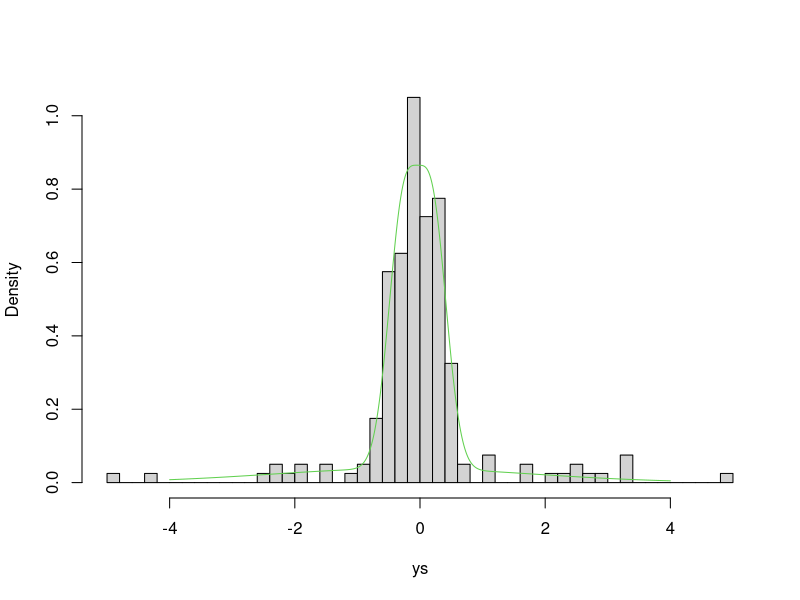

Generate this figure with R: (Note: this script raises an error after producing the figure.)

n=200
nloop=100
pv=1:nloop
d=2
xp=-400:400/100
lamch=1:nloop
for(iloop in 1:nloop){
#	y=rnorm(n)
#	u=runif(n)
#	y[u<.4]=y[u<.4]+d
	y1=rnorm(n,d,1)
	y2=rnorm(n,0,9)
	y=rnorm(n)
	u=runif(n)
	y[u>.4]=y1[u>.4]
	y[u>.8]=y2[u>.8]
	my=mean(y);sy=sd(y)
	ys=(y-mean(y))/sd(y)
	hist(ys,freq=F,br=40,main='')
	lines(xp,.4*dnorm(xp*sy+my)*sy+.4*dnorm(xp*sy+my,d,1)*sy+.2*dnorm(xp*sy+my,0,9)*sy,col=3)
	atest=testunim(y,200,.16)
	pv[iloop]=atest$pval
	lines(atest$xp,atest$fhat1,lwd=2)
	lines(atest$xp,atest$fhat2,col=2,lwd=2)
	rug(atest$kn)
	print(iloop+sum(pv[1:iloop]<.05)/iloop)
	if(pv[iloop]>.05){ysave=y}
	lamch[iloop]=atest$lam
}
sum(pv<.05)/nloop




n=200
nloop=100
pv=1:nloop
d=2
xp=-400:400/100
lamch=1:nloop
for(iloop in 1:nloop){
  #	y=rnorm(n)
  #	u=runif(n)
  #	y[u<.4]=y[u<.4]+d
  y1=rnorm(n,d,1)
  y2=rnorm(n,0,9)
  y=rnorm(n)
  u=runif(n)
  y[u>.4]=y1[u>.4]
  y[u>.8]=y2[u>.8]
  my=mean(y);sy=sd(y)
  ys=(y-mean(y))/sd(y)
  hist(ys,freq=F,br=40,main='')
  lines(xp,.4*dnorm(xp*sy+my)*sy+.4*dnorm(xp*sy+my,d,1)*sy+.2*dnorm(xp*sy+my,0,9)*sy,col=3)
  atest=testunim(y,200,.16)
  pv[iloop]=atest$pval
  lines(atest$xp,atest$fhat1,lwd=2)
  lines(atest$xp,atest$fhat2,col=2,lwd=2)
  rug(atest$kn)
  print(iloop+sum(pv[1:iloop]<.05)/iloop)
  if(pv[iloop]>.05){ysave=y}
  lamch[iloop]=atest$lam
}
sum(pv<.05)/nloop


nsim=200
n=200
ncores <- max(1, parallel::detectCores() - 1)
cl <- parallel::makeCluster(ncores)
doParallel::registerDoParallel(cl)
t1 <- Sys.time()
sim_result <- foreach(
  r = seq_len(nsim),
  .combine = "rbind",
  .packages = c(
    "coneproj", "quadprog","splines2")
  # ),
  # .options.RNG = 1234 + i_n
) %dorng% {
  # Generate x once for this replicate
  y1=rnorm(n,d,1)
  y2=rnorm(n,0,9)
  y=rnorm(n)
  u=runif(n)
  y[u>.4]=y1[u>.4]
  y[u>.8]=y2[u>.8]
  my=mean(y);sy=sd(y)
  ys=(y-mean(y))/sd(y)
  atest=testunim(y,400,.2)
  atest$pval
}
elapsed <- as.numeric(difftime(Sys.time(), t1, units = "secs"))
power = sum(sim_result<0.05)/nsim
power
###### close
parallel::stopCluster(cl)
foreach::registerDoSEQ()
